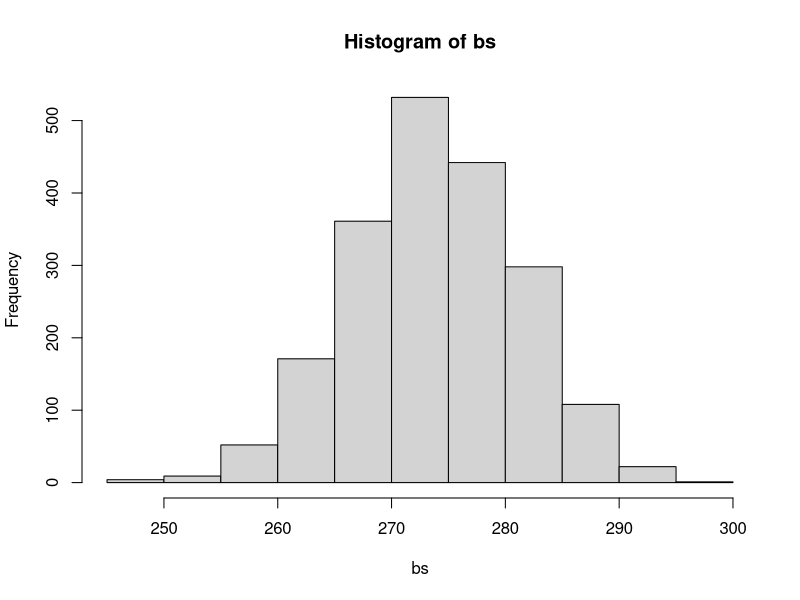

This chart was generated by the following R code:
x <- c(189.67, 336.03, 151.69, 329.51, 231.57, 297.41, 218.6, 241.74, 288.53, 284.65, 271.06, 382.53, 178.17, 273.47, 263.43, 313.52, 242.6, 316.72, 282.12, 277.11, 330.21, 265.99, 235.79, 300.15, 312.05, 345.54, 265.26, 243.7, 232.05, 290.64, 133.56, 283.04, 310.65, 261.37, 302.25, 256.99, 337.1, 314.52, 228.91, 264.22, 262.44, 253.63, 190.67, 229.88, 311.06, 265.7, 276.31, 280.33, 352.19, 375.01 ) 

n <- length(x)
# a. 
B <- 2000 
bs <- sapply(1:B, function(xx){mean(sample(x, size = length(x), replace = T))}) 
hist(bs) 
mean(bs) # u^BS
sd(bs) # o^BS


# b. 
mean(x) 


sd(x) 


sd(x)/sqrt(length(x))

median(x)


boot.samp.med <- sapply(1:B, function(xx){median(sample(x, size = n, replace = T))})
mean(boot.samp.med)
sd(boot.samp.med)
boot.samp.sd <- sapply(1:B, function(xx){sd(sample(x, size = length(x), replace = T))}) 
mean(boot.samp.sd)
sd(boot.samp.sd)

boot.samp.mean <- sapply(1:B, function(xx){mean(sample(x, size = length(x), replace = T))}) 
mean(boot.samp.mean)
sd(boot.samp.mean)
